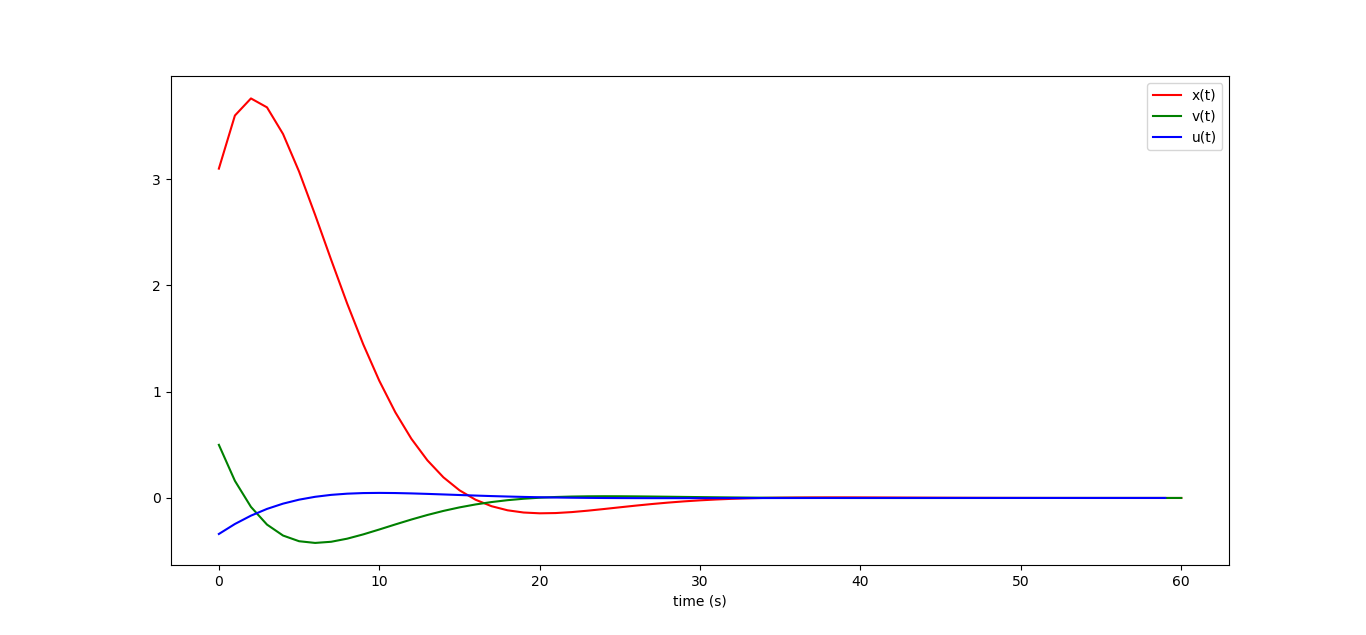

Reproduce this figure in Python.
import matplotlib.pyplot as plt
import numpy as np

np.set_printoptions(precision=3,suppress=True,linewidth=128,threshold=100000)

def build_Abar(A, N):
	n = A.shape[0]
	Abar = np.matrix( np.zeros(((N+1)*n,n)) )
	for i in range(N+1):
		Abar[i*n:(i+1)*n,:] = A**i
	return Abar

def build_Bbar(A, B, N):
	(n,m) = B.shape
	Bbar = np.matrix( np.zeros(((N+1)*n,N*m)) )
	for i in range(N):
		for j in range(N-i):
			Bbar[(N-i)*n:(N-i+1)*n,(N-i-j-1)*m:(N-i-j)*m] = (A**j)*B
	return Bbar

A = np.matrix([[1,1],[0,1]])
B = np.matrix([[0],[1]])
(n,m) = B.shape
N=60

Abar = build_Abar(A,    N)
Bbar = build_Bbar(A, B, N)

K=-(Bbar.transpose()*Bbar+np.identity(N*m)*256).I*Bbar.transpose()*Abar
print("K:",K)

X0=np.matrix([[3.1],[0.5]])
U=K*X0
X=Abar*X0 + Bbar*U

plt.plot(range(N+1), X[0::2], label="x(t)", color='red')
plt.plot(range(N+1), X[1::2], label="v(t)", color='green')
plt.plot(range(N),   U,       label="u(t)", color='blue')
plt.xlabel('time (s)')
plt.legend()
plt.show()
